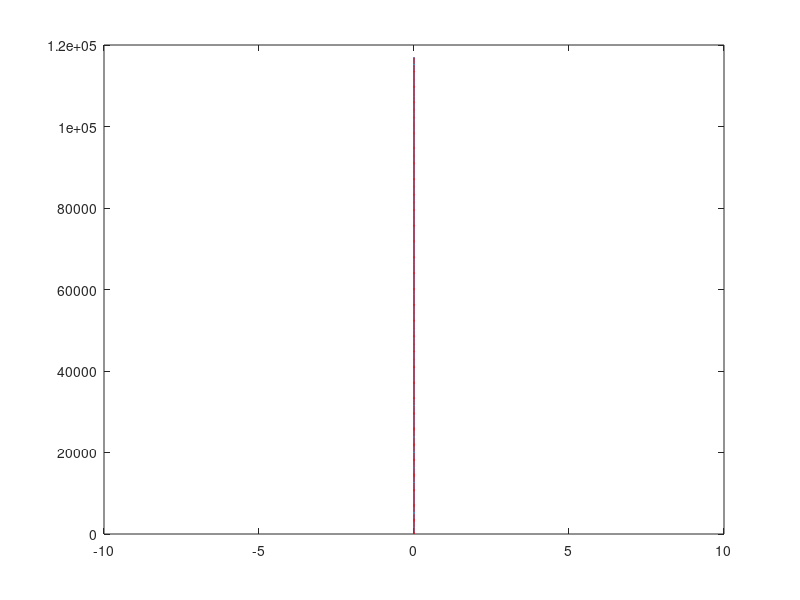

Source code (MATLAB):
% 2011 12 08
% Check again on the ir of beampattern response
% because the previous one had a constant error in it
% Need to make sure everything is correct

a = 0.1;  % [m]
c = 1500;  % sound speed [m/s]
theta = 10/180*pi;  % polar angle from transducer axis
df = 1;
%const = 3;
const = a/c*sin(theta);
f = 0:df:1e6;
%bp = 2*besselj(1,const*2*pi*f)./(const*2*pi*f);  % one-way bp
bp = (2*besselj(1,const*2*pi*f)./(const*2*pi*f)).^2;  % two-way bp
bp(1) = 1;

% Theoretical inverse fourier transform results
dt = 1/(2*max(f));
t = -const:dt:const;
%bp_t = 2/abs(const)*sqrt(2/pi)*sqrt(1-(t/const).^2); % one-way bp
bp_t = 2/abs(const)*sqrt(2/pi)*sqrt(1-(t/const).^2); % two-way bp, need
                                                     % convolution
bp_t_conv = conv(bp_t,bp_t)*dt/sqrt(2*pi);  % conv to get 2-way bp
             % sqrt(2*pi) is for the conversion between fft conventions

t_conv = ((1:length(bp_t_conv))-floor((length(bp_t_conv)+1)/2))*dt;

% Numerical ifft results
bp_full = [bp,fliplr(conj(bp(2:end)))];
bp_ifft = length(bp_full)*ifftshift(ifft(bp_full))*df;
bp_ifft = bp_ifft*sqrt(2*pi);  % sqrt(2*pi) is for the conversion between
                               % differet forms of fourier transform
t_ifft = ((1:length(bp_ifft))-length(bp)-1)*dt;
bpt_half_len = floor((length(bp_full)+1)/2);

figure;
plot(t_ifft,abs(bp_ifft));
hold on
plot(t_conv,bp_t_conv,'r--');
xlim([-10 10])

%% use ifft to obtain ir
%bf_both = [bf;conj(flipud(bf(2:end,:)))];
%bt_ifft = length(bf_both)*ifft(bf_both);
%bt_ifft = fftshift(bt_ifft)*df;
%bL = floor(size(bf_both,1)/2);

%dt_bp = 1/(2*max(freq));
%t_bp = dt_bp*((0:size(bt_ifft,1)-1)-bL);
%[~,ind1] = min(abs(2*const+t_bp));
%[~,ind2] = min(abs(2*const-t_bp));
%t = t_bp(ind1-1:ind2+1); 
%bt = bt_ifft(ind1-1:ind2+1); 
